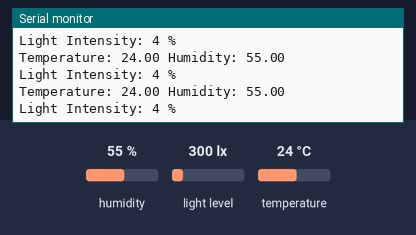
Bench run of a sketch on a simulated ESP32. Shown: the last lines printed to the serial monitor. The inputs (shaded band) are chosen by the test bench; at power-on: humidity 55 %, light level 300 lx, temperature 24 °C. WiFi joins after 1.5 s; servers stay silent unless stated.

Above: at 3.0 s.
3.1 s: humidity set to 22 %
At 4.01 s:
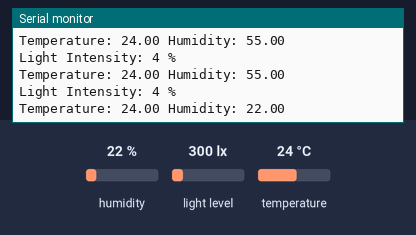
4.6 s: light level set to 40 lx
At 4.61 s:
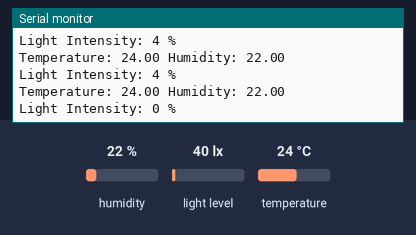
6.1 s: temperature set to 12 °C
At 6.11 s:
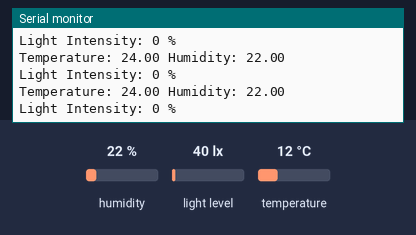
7.6 s: light level set to 500 lx
At 7.61 s:
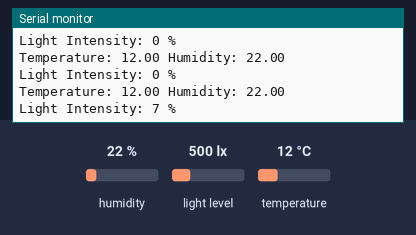
9.1 s: humidity set to 40 %
At 9.11 s:
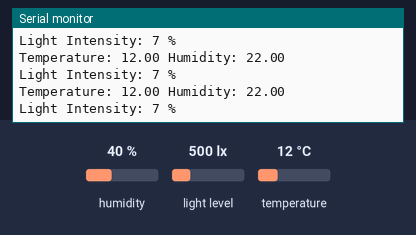
Timing chart, 0 to 11.6 s (numbered marks = the images above; inputs shaded):
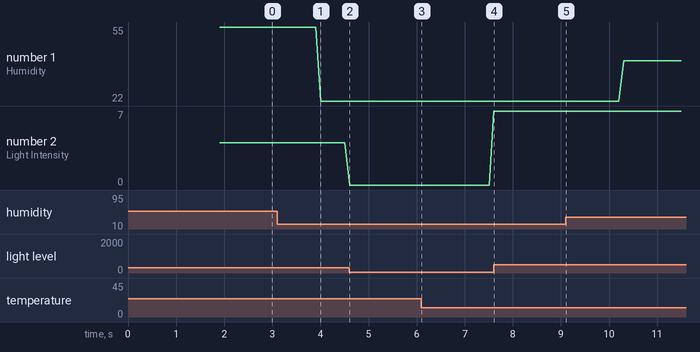

Measured:
- after the input at 3.1 s, the serial monitor: prints a new line after 0.91 s (image 1)
- after the input at 4.6 s, the serial monitor: prints a new line at once (image 2)
- after the input at 7.6 s, the serial monitor: prints a new line at once (image 4)
- plotted number 1: 55 → 22 after the input at 3.1 s, 22 → 40 after the input at 9.1 s
- plotted number 2: 4 → 0 after the input at 4.6 s, 0 → 7 after the input at 7.6 s

The sketch:

Data_Uploading_with_Blynk.ino
```cpp
#define BLYNK_TEMPLATE_ID "TMPL68eTyOR2x"
#define BLYNK_TEMPLATE_NAME "New Project"
#define BLYNK_AUTH_TOKEN "tNjHavWxLJ_dMv1LUyKkzBv5NgzeHQYN"

#include <WiFi.h>
#include <BlynkSimpleEsp32.h>
#include <DHT.h>
#include <BH1750.h>

BH1750 lightMeter;
DHT dht(26, DHT22);

char auth[] = "tNjHavWxLJ_dMv1LUyKkzBv5NgzeHQYN";
char ssid[] = "K@H";
char pass[] = "*******";

BlynkTimer timer;

void sendSensor()
{
  float h = dht.readHumidity();
  float t = dht.readTemperature();
  float light = lightMeter.readLightLevel();
  int l = map(light, 0, 6550, 0, 100);

  Blynk.virtualWrite(V0, t);
  Blynk.virtualWrite(V1, h);
  Blynk.virtualWrite(V2, l);

  Serial.print("Temperature: ");
  Serial.print(t);
  Serial.print(" Humidity: ");
  Serial.println(h);

  Serial.print("Light Intensity: ");
  Serial.print(l);
  Serial.println(" %");

}

void setup()
{
  Serial.begin(115200);
  Blynk.begin(auth, ssid, pass);
  dht.begin();
  Wire.begin();
  lightMeter.begin();
  timer.setInterval(100L, sendSensor);
}

void loop()
{
  Blynk.run();
  timer.run();
}
```
